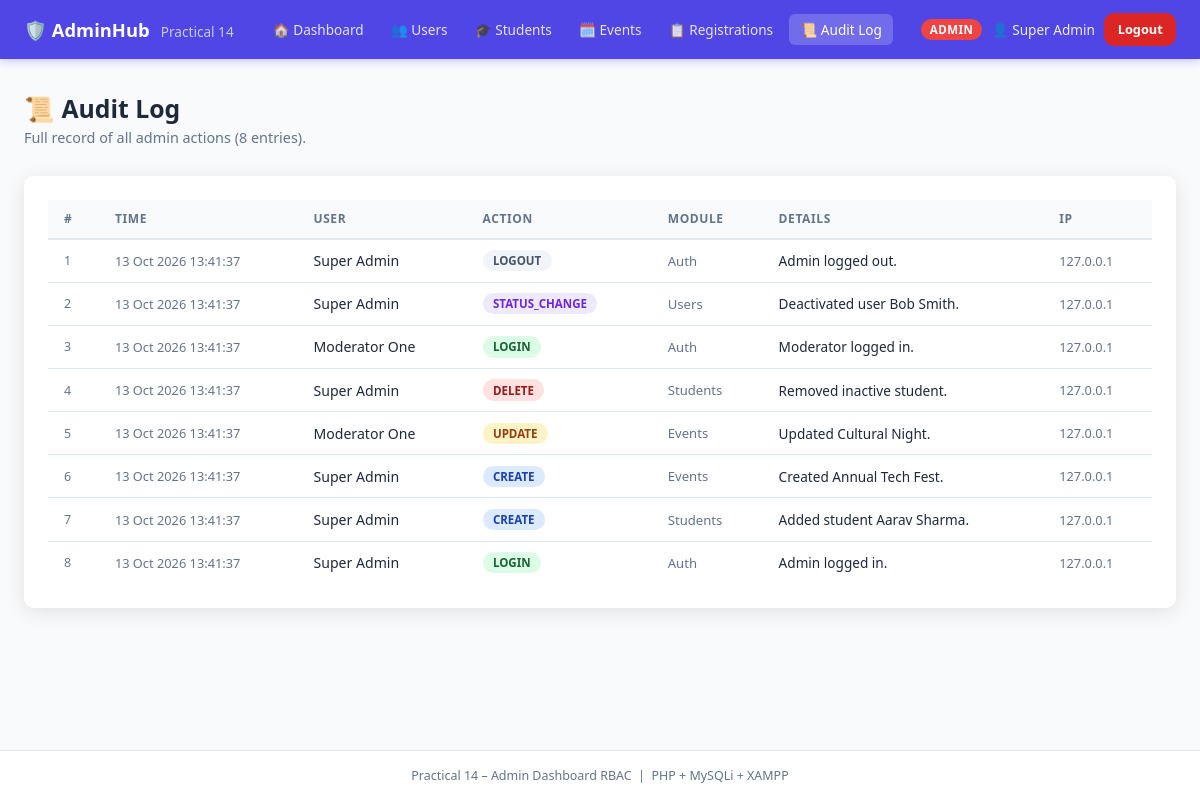
Screenshot of /audit.php (signed in) with the database file from the repository.
### tables this page shows
CREATE TABLE audit_logs (
    id         INT UNSIGNED NOT NULL AUTO_INCREMENT,
    user_id    INT UNSIGNED NULL,
    user_name  VARCHAR(120) NOT NULL DEFAULT '',
    action     VARCHAR(80)  NOT NULL,
    module     VARCHAR(80)  NOT NULL DEFAULT '',
    details    TEXT         NULL,
    ip_address VARCHAR(45)  NOT NULL DEFAULT '',
    created_at TIMESTAMP NOT NULL DEFAULT CURRENT_TIMESTAMP,
    PRIMARY KEY (id),
    INDEX idx_user_id (user_id),
    INDEX idx_action  (action)
);

### audit.php (the view, shortened to what this page needs)
<?php
require_once __DIR__ . '/includes/auth.php';
require_once __DIR__ . '/includes/layout.php';
$db   = get_db();
$page = max(1, intval($_GET['page'] ?? 1));
$pp   = 20;
$off  = ($page - 1) * $pp;
$total    = $db->query("SELECT COUNT(*) AS c FROM audit_logs")->fetch_assoc()['c'];
$rows = $db->query(
    "SELECT * FROM audit_logs ORDER BY id DESC LIMIT $pp OFFSET $off"
)->fetch_all(MYSQLI_ASSOC);
function auditBadge(string $a): string {
    return ['LOGIN'=>'badge-green','LOGOUT'=>'badge-gray','CREATE'=>'badge-blue',
            'UPDATE'=>'badge-yellow','DELETE'=>'badge-red','STATUS_CHANGE'=>'badge-purple'][$a] ?? 'badge-gray';
}
?>
<div class="page-header">
  <div><h1>📜 Audit Log</h1><p>Full record of all admin actions (<?= $total ?> entries).</p></div>
</div>
<div class="card">
  <div class="table-wrap">
    <table>
      <thead>
        <tr><th>#</th><th>Time</th><th>User</th><th>Action</th><th>Module</th><th>Details</th><th>IP</th></tr>
      </thead>
      <tbody>
        <?php if (empty($rows)): ?>
          <tr><td colspan="7" style="text-align:center;padding:2rem;color:var(--muted)">No audit entries yet.</td></tr>
        <?php else: foreach ($rows as $i => $r): ?>
        <tr>
          <td style="color:var(--muted);font-size:.78rem"><?= $off+$i+1 ?></td>
          <td style="color:var(--muted);font-size:.8rem;white-space:nowrap"><?= date('d M Y H:i:s', strtotime($r['created_at'])) ?></td>
          <td><?= htmlspecialchars($r['user_name']) ?></td>
          <td><span class="badge <?= auditBadge($r['action']) ?>"><?= htmlspecialchars($r['action']) ?></span></td>
          <td style="color:var(--muted);font-size:.82rem"><?= htmlspecialchars($r['module']) ?></td>
          <td style="font-size:.85rem"><?= htmlspecialchars($r['details']) ?></td>
          <td style="color:var(--muted);font-size:.8rem"><?= htmlspecialchars($r['ip_address']) ?></td>
        </tr>
        <?php endforeach; endif; ?>
      </tbody>
    </table>
  </div>
</div>

### style.css (style rules this page uses)
:root { --primary: #4f46e5; --primary-h: #4338ca; --success: #16a34a; --danger: #dc2626; --warning: #d97706; --info: #0284c7; --purple: #7c3aed; --teal: #0d9488; --border: #e2e8f0; --bg: #f8fafc; --card-bg: #ffffff; --dark: #1e293b; --muted: #64748b; --radius: 10px; --font: 'Segoe UI', system-ui, sans-serif; --shadow: 0 4px 20px rgba(0,0,0,.10); --tr: .2s ease; }
*, *::before, *::after { box-sizing: border-box; margin: 0; padding: 0; }
body { font-family: var(--font); background: var(--bg); color: var(--dark); min-height: 100vh; display: flex; flex-direction: column; }
.page-header { display:flex; align-items:center; justify-content:space-between; flex-wrap:wrap; gap:1rem; margin-bottom:1.8rem; }
.page-header h1 { font-size:1.55rem; }
.page-header p { color:var(--muted); font-size:.9rem; margin-top:.2rem; }
.card { background:var(--card-bg); border-radius:var(--radius); box-shadow:var(--shadow); padding:1.5rem; margin-bottom:1.5rem; }
.table-wrap { overflow-x:auto; }
table { width:100%; border-collapse:collapse; font-size:.88rem; }
thead th { background:var(--bg); padding:.65rem 1rem; text-align:left; font-weight:600; font-size:.75rem; text-transform:uppercase; letter-spacing:.05em; color:var(--muted); border-bottom:2px solid var(--border); white-space:nowrap; }
tbody td { padding:.65rem 1rem; border-bottom:1px solid var(--border); }
tbody tr:last-child td { border-bottom:none; }
.badge { display:inline-block; padding:.2rem .65rem; border-radius:999px; font-size:.72rem; font-weight:600; white-space:nowrap; }
.badge-green { background:#dcfce7; color:#166534; }
.badge-red { background:#fee2e2; color:#991b1b; }
.badge-blue { background:#dbeafe; color:#1e40af; }
.badge-purple { background:#ede9fe; color:#6d28d9; }
.badge-yellow { background:#fef3c7; color:#92400e; }
.badge-gray { background:#f1f5f9; color:#475569; }

### rows the page displays
audit_logs: i "1", created_at "13 Oct 2026 13:41:37", user_name "Super Admin", action "LOGOUT", module "Auth", details "Admin logged out.", ip_address "127.0.0.1"
audit_logs: i "2", created_at "13 Oct 2026 13:41:37", user_name "Super Admin", action "STATUS_CHANGE", module "Users", details "Deactivated user Bob Smith.", ip_address "127.0.0.1"
audit_logs: i "3", created_at "13 Oct 2026 13:41:37", user_name "Moderator One", action "LOGIN", module "Auth", details "Moderator logged in.", ip_address "127.0.0.1"
audit_logs: i "4", created_at "13 Oct 2026 13:41:37", user_name "Super Admin", action "DELETE", module "Students", details "Removed inactive student.", ip_address "127.0.0.1"
audit_logs: i "5", created_at "13 Oct 2026 13:41:37", user_name "Moderator One", action "UPDATE", module "Events", details "Updated Cultural Night.", ip_address "127.0.0.1"
audit_logs: i "6", created_at "13 Oct 2026 13:41:37", user_name "Super Admin", action "CREATE", module "Events", details "Created Annual Tech Fest.", ip_address "127.0.0.1"
audit_logs: i "7", created_at "13 Oct 2026 13:41:37", user_name "Super Admin", action "CREATE", module "Students", details "Added student Aarav Sharma.", ip_address "127.0.0.1"
audit_logs: i "8", created_at "13 Oct 2026 13:41:37", user_name "Super Admin", action "LOGIN", module "Auth", details "Admin logged in.", ip_address "127.0.0.1"

### other values shown
$item['icon'] "🏠"
$item['label'] "Dashboard"
$item['icon'] "👥"
$item['label'] "Users"
$item['icon'] "🎓"
$item['label'] "Students"
$item['icon'] "🗓️"
$item['label'] "Events"
$item['icon'] "📋"
$item['label'] "Registrations"
$item['icon'] "📜"
$item['label'] "Audit Log"
$user['role'] "ADMIN"
$user['name'] "Super Admin"
$total "8"
